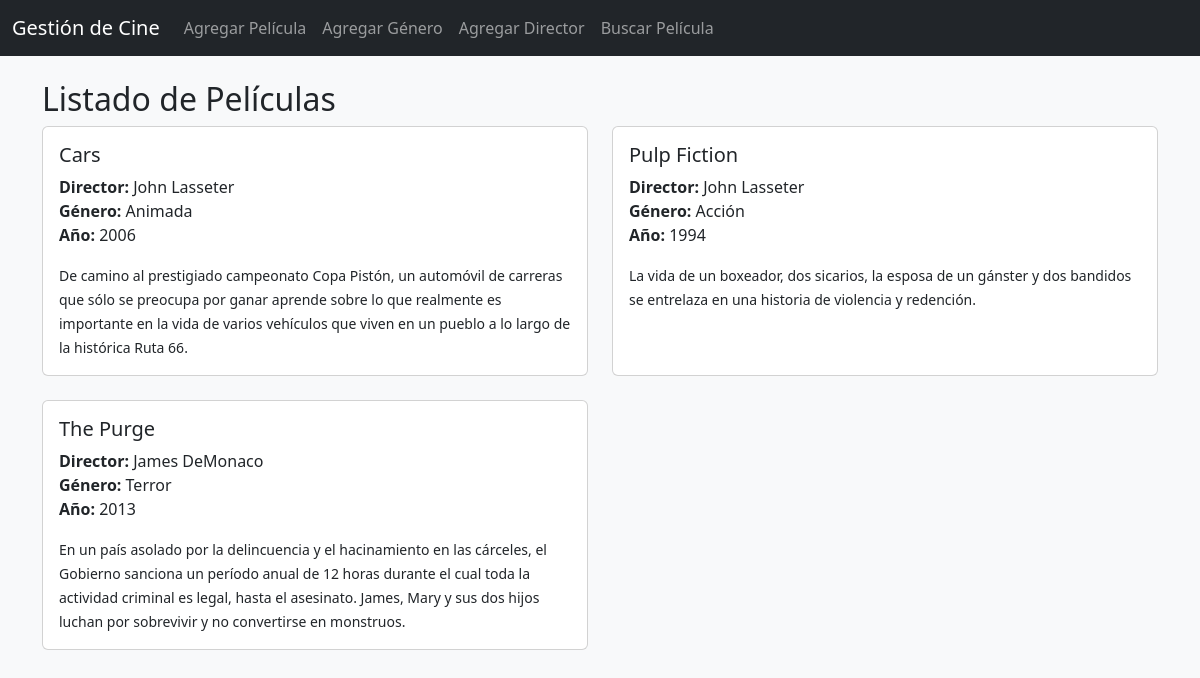
The page / on the database its author committed.
### Core/models.py (models this page shows, shortened)
class Pelicula(models.Model):
    titulo = models.CharField(max_length=200)
    descripcion = models.TextField()
    anio = models.PositiveIntegerField()
    genero = models.ForeignKey(Genero, on_delete=models.CASCADE)
    director = models.ForeignKey(Director, on_delete=models.CASCADE)

class Director(models.Model):
    nombre_completo = models.CharField(max_length=150)
    nacionalidad = models.CharField(max_length=100)
    def __str__(self):
        return self.nombre_completo

class Genero(models.Model):
    nombre = models.CharField(max_length=100, unique=True)
    def __str__(self):
        return self.nombre

### Core/views.py (the view)
# urls.py: path('', views.index, name='index'),
def index(request):
    peliculas = Pelicula.objects.all()
    return render(request, 'Core/inicio.html', {'peliculas': peliculas})

### Core/templates/Core/inicio.html
{% extends 'Core/base.html' %}
{% block content %}
  <h2>Listado de Películas</h2>
  {% if peliculas %}
    <div class="row row-cols-1 row-cols-md-2 g-4">
      {% for peli in peliculas %}
        <div class="col">
          <div class="card h-100">
            <div class="card-body">
              <h5 class="card-title">{{ peli.titulo }}</h5>
              <p class="card-text">
                <strong>Director:</strong> {{ peli.director }}<br>
                <strong>Género:</strong> {{ peli.genero }}<br>
                <strong>Año:</strong> {{ peli.anio }}<br>
              </p>
              {% if peli.descripcion %}
                <p class="card-text"><small>{{ peli.descripcion }}</small></p>
              {% endif %}
            </div>
          </div>
        </div>
      {% endfor %}
    </div>
  {% else %}
    <p>No hay películas cargadas aún.</p>
  {% endif %}
{% endblock %}

### Core/templates/Core/base.html (shortened to what this page needs)
{% load static %}
<!DOCTYPE html>
<html lang="es">
<head>
    <link href="https://cdn.jsdelivr.net/npm/bootstrap@5.3.0/dist/css/bootstrap.min.css" rel="stylesheet">
</head>
<body class="bg-light">
    <nav class="navbar navbar-expand-lg navbar-dark bg-dark">
        <div class="container-fluid">
            <a class="navbar-brand" href="{% url 'inicio' %}">Gestión de Cine</a>
            <div class="collapse navbar-collapse">
                <ul class="navbar-nav me-auto">
                    <li class="nav-item">
                        <a class="nav-link" href="{% url 'agregar_pelicula' %}">Agregar Película</a>
                    </li>
                    <li class="nav-item">
                        <a class="nav-link" href="{% url 'agregar_genero' %}">Agregar Género</a>
                    </li>
                    <li class="nav-item">
                        <a class="nav-link" href="{% url 'agregar_director' %}">Agregar Director</a>
                    </li>
                    <li class="nav-item">
                        <a class="nav-link" href="{% url 'buscar_pelicula' %}">Buscar Película</a>
                    </li>
                </ul>
            </div>
        </div>
    </nav>
    <div class="container mt-4">
        {% block content %}
        {% endblock %}
    </div>
</body>
</html>

### rows shown on the page
Pelicula: titulo "Cars", director "John Lasseter", genero "Animada", anio "2006", descripcion "De camino al prestigiado campeonato Copa Pistón, un automóvil de carreras que sólo se preocupa por ganar aprende sobre lo que realmente es importante en la vida de varios vehículos que viven en un pueblo a lo largo de la histórica Ruta 66."
Pelicula: titulo "Pulp Fiction", director "John Lasseter", genero "Acción", anio "1994", descripcion "La vida de un boxeador, dos sicarios, la esposa de un gánster y dos bandidos se entrelaza en una historia de violencia y redención."
Pelicula: titulo "The Purge", director "James DeMonaco", genero "Terror", anio "2013", descripcion "En un país asolado por la delincuencia y el hacinamiento en las cárceles, el Gobierno sanciona un período anual de 12 horas durante el cual toda la actividad criminal es legal, hasta el asesinato. James, Mary y sus dos hijos luchan por sobrevivir y no convertirse en monstruos."
